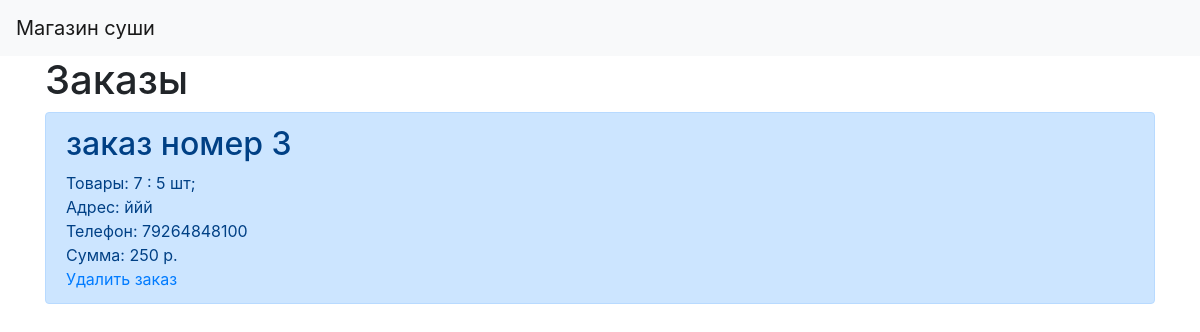
The app's page /show_zacaz, older data.
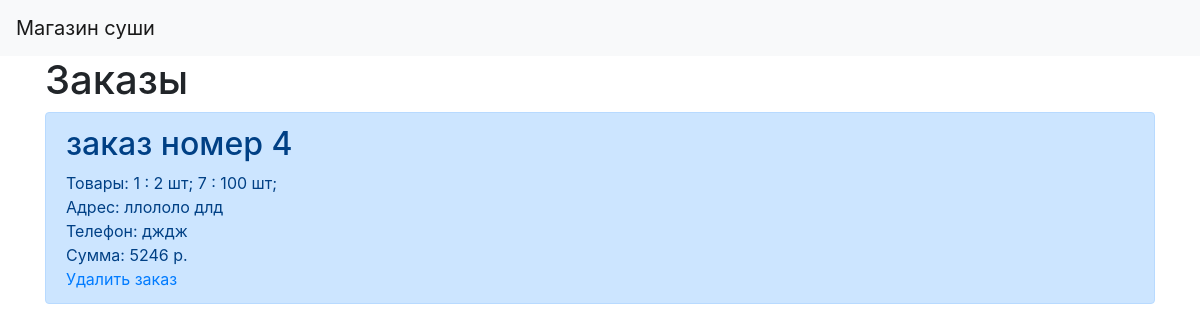
The same page, newer data.
### tables this page shows
CREATE TABLE zacaz 
                            (id INTEGER PRIMARY KEY AUTOINCREMENT, 
                             foods VARCHAR(1000),
                             address VARCHAR(100),
                             telephone_number VARCHAR(20),
                             sum INTEGER
                             );

### market.py (the view)
@app.route('/show_zacaz')
def showZacazFunc():
    return render_template('show_zacaz.html', title='Заказы', zacaz=zacazDB.get_all())

### market.py (called while the page is built)
    def get_all(self):
        cursor = self.connection.cursor()
        cursor.execute("SELECT * FROM zacaz")
        rows = cursor.fetchall()
        return rows

### templates/show_zacaz.html (shortened to what this page needs)
{% extends "base.html" %}
{% block content %}
{% for item in zacaz %}
    <div class="alert alert-primary" role="alert">
        <h2>заказ номер {{item[0]}}</h2>
        <div>Товары: {{item[1]}}</div>
        <div>Адрес: {{item[2]}}</div>
        <div>Телефон: {{item[3]}}</div>
        <div>Сумма: {{item[4]}} р.</div>
        <a href="/delete_zacaz/{{item[0]}}">Удалить заказ</a>
    </div>
{% endfor %}
{% endblock %}

### templates/base.html (shortened to what this page needs)
<!doctype html>
<html lang="en">
<head>
    <link rel="stylesheet" href="https://maxcdn.bootstrapcdn.com/bootstrap/4.0.0/css/bootstrap.min.css">
</head>
  <body>
    <header>
      <nav class="navbar navbar-light bg-light">
        <a class="navbar-brand" href="/">Магазин суши</a>
      </nav>
    </header>
    <main role="main" class="container">
        <h1>{{title}}</h1>
        {% block content %}{% endblock %}
    </main>
  </body>
</html>

Row changes from the older to the newer data that the page shows:
removed zacaz: id "3", foods "7 : 5 шт;", address "ййй", telephone_number "79264848100", sum "250"
added zacaz: id "4", foods "1 : 2 шт; 7 : 100 шт;", address "ллололо длд", telephone_number "дждж", sum "5246"
